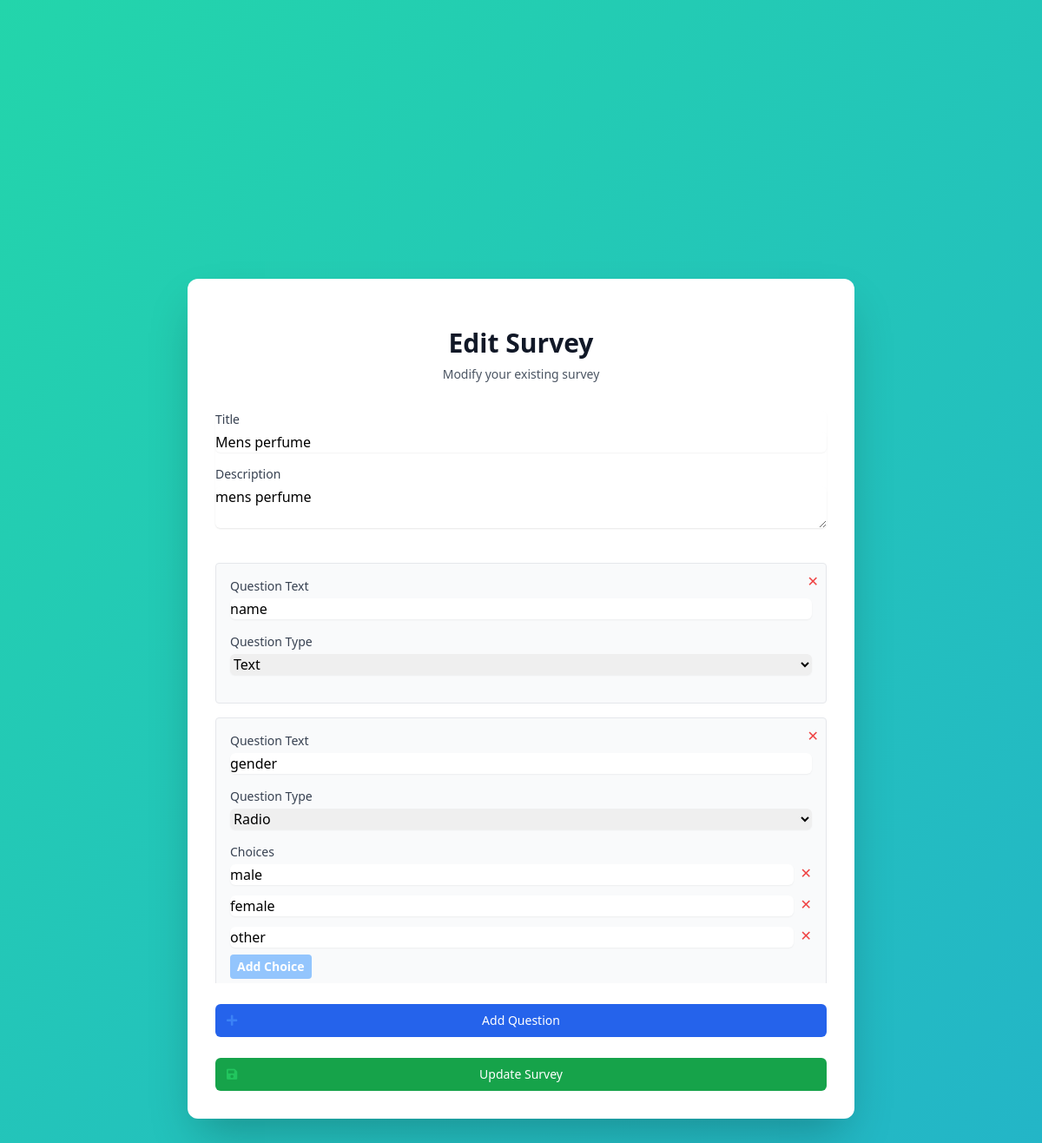
The page /survey/survey/6/edit/ (signed in) on the database its author committed.
### surveys/models.py (models this page shows, shortened)
class Survey(models.Model):
    title = models.CharField(max_length=200)
    description = models.TextField(blank=True, null=True)
    user = models.ForeignKey(
        settings.AUTH_USER_MODEL,
        on_delete=models.CASCADE,
        related_name='surveys',
        null=True  # Allow existing surveys to remain
    )
    created_at = models.DateTimeField(auto_now_add=True)
    updated_at = models.DateTimeField(auto_now=True)
    unique_link = models.CharField(max_length=16, unique=True, blank=True)
    external_link = models.CharField(max_length=16, unique=True, blank=True, null=True)
    max_external_responses = models.PositiveIntegerField(null=True, blank=True)
    external_response_count = models.PositiveIntegerField(default=0)
    is_active = models.BooleanField(default=True)  # New field to track survey activation status
    expiry_datetime = models.DateTimeField(null=True, blank=True)
    is_expired = models.BooleanField(default=False)
    points = models.IntegerField(default=0)

class Question(models.Model):
    QUESTION_TYPES = [
        ('text', 'Text'),
        ('multiple_choice', 'Multiple Choice'),
        ('checkbox', 'Checkbox'),
        ('radio', 'Radio'),
    ]
    survey = models.ForeignKey(Survey, related_name='questions', on_delete=models.CASCADE)
    page = models.ForeignKey(SurveyPage, related_name='questions', on_delete=models.CASCADE, null=True)
    text = models.TextField()
    question_type = models.CharField(max_length=20, choices=QUESTION_TYPES)

class Choice(models.Model):
    question = models.ForeignKey(Question, related_name='choices', on_delete=models.CASCADE)
    text = models.CharField(max_length=200)
    is_eligibility_flag = models.BooleanField(default=False)  # New field to mark eligibility

### surveys/views.py (the view, shortened to what this page needs)
# urls.py: path('survey/<int:survey_id>/edit/', EditSurveyView.as_view(), name='edit_survey'),
class EditSurveyView(LoginRequiredMixin, View):
    def get(self, request, survey_id):
        survey = get_object_or_404(Survey, id=survey_id, user=request.user)
        return render(request, 'surveys/edit_survey.html', {'survey': survey})

### templates/surveys/edit_survey.html (shortened to what this page needs)
<!DOCTYPE html>
<html lang="en">
<head>
    <script src="https://cdn.tailwindcss.com"></script>
    <link rel="stylesheet" href="https://cdnjs.cloudflare.com/ajax/libs/font-awesome/5.15.4/css/all.min.css">
</head>
<body class="animated-bg min-h-screen bg-gray-100 flex items-center justify-center py-12 px-4 sm:px-6 lg:px-8">
    <div class="max-w-3xl w-full space-y-8 bg-white shadow-2xl rounded-xl p-8">
        <div class="text-center">
            <h2 class="mt-6 text-3xl font-extrabold text-gray-900">Edit Survey</h2>
            <p class="mt-2 text-sm text-gray-600">Modify your existing survey</p>
        </div>
        <form id="surveyForm" method="post" action="{% url 'surveys:edit_survey' survey.id %}" class="space-y-6">
            <div class="rounded-md shadow-sm -space-y-px">
                <div class="mb-4">
                    <label class="block text-sm font-medium text-gray-700">Title</label>
                    <input type="text" name="title" value="{{ survey.title }}" required
                        class="mt-1 block w-full rounded-md border-gray-300 shadow-sm">
                </div>
                <div class="mb-4">
                    <label class="block text-sm font-medium text-gray-700">Description</label>
                    <textarea name="description"
                        class="mt-1 block w-full rounded-md border-gray-300 shadow-sm">{{ survey.description }}</textarea>
                </div>
            </div>
            <div id="questionsContainer" class="space-y-4 max-h-[500px] overflow-y-auto">
                {% for question in survey.questions.all %}
                <div class="border p-4 rounded mt-4 bg-gray-50 relative question-block">
                    <button type="button" onclick="removeQuestion(this)"
                        class="absolute top-2 right-2 text-red-500 hover:text-red-700">
                        ✕
                    </button>
                    <div class="mb-4">
                        <label class="block text-sm font-medium text-gray-700">Question Text</label>
                        <input type="text" name="question_text" value="{{ question.text }}" required
                            class="mt-1 block w-full rounded-md border-gray-300 shadow-sm">
                    </div>
                    <div class="mb-4">
                        <label class="block text-sm font-medium text-gray-700">Question Type</label>
                        <select name="question_type" onchange="toggleChoices(this)"
                            class="mt-1 block w-full rounded-md border-gray-300 shadow-sm">
                            <option value="text" {% if question.question_type == 'text' %}selected{% endif %}>Text</option>
                            <option value="radio" {% if question.question_type == 'radio' %}selected{% endif %}>Radio</option>
                        </select>
                    </div>
                    <div id="choices_container" class="choices-container {% if question.question_type in 'text' %}hidden{% endif %}">
                        <label class="block text-sm font-medium text-gray-700">Choices</label>
                        <div class="choicesList space-y-2 mb-2">
                            {% for choice in question.choices.all %}
                            <div class="flex items-center choice-item">
                                <input type="text"
                                    name="choices_{{ forloop.parentloop.counter0 }}[]"
                                    value="{{ choice.text }}"
                                    class="mt-1 block w-full rounded-md border-gray-300 shadow-sm mr-2"
                                    placeholder="Enter choice">
                                <button type="button" onclick="removeChoice(this)"
                                    class="text-red-500 hover:text-red-700">
                                    ✕
                                </button>
                            </div>
                            {% endfor %}
                        </div>
                        <button type="button" onclick="addChoice(this)"
                            class="bg-blue-300 hover:bg-blue-400 text-white font-bold py-1 px-2 rounded text-sm add-choice-btn">
                            Add Choice
                        </button>
                    </div>
                </div>
                {% endfor %}
            </div>
            <button type="button" onclick="addQuestion()"
                class="group relative w-full flex justify-center py-2 px-4 border border-transparent text-sm font-medium rounded-md text-white bg-blue-600 hover:bg-blue-700 focus:outline-none focus:ring-2 focus:ring-offset-2 focus:ring-blue-500 transition transform hover:scale-105 mt-4">
                <span class="absolute left-0 inset-y-0 flex items-center pl-3">
                    <i class="fas fa-plus text-blue-500 group-hover:text-blue-400"></i>
                </span>
                Add Question
            </button>
            <button type="submit"
                class="group relative w-full flex justify-center py-2 px-4 border border-transparent text-sm font-medium rounded-md text-white bg-green-600 hover:bg-green-700 focus:outline-none focus:ring-2 focus:ring-offset-2 focus:ring-green-500 transition transform hover:scale-105 mt-4">
                <span class="absolute left-0 inset-y-0 flex items-center pl-3">
                    <i class="fas fa-save text-green-500 group-hover:text-green-400"></i>
                </span>
                Update Survey
            </button>
        </form>
    </div>
</body>
</html>

### templates/surveys/edit_survey.html (style rules this page uses)
.animated-bg { background: linear-gradient(-45deg, #ee7752, #e73c7e, #23a6d5, #23d5ab); background-size: 400% 400%; animation: gradient 15s ease infinite; }

### rows shown on the page
Survey: title "Mens perfume", description "mens perfume"
Question: question_text "name", question_type "Text"
Question: question_text "gender", question_type "Radio"
Choice: text "male"
Choice: text "female"
Choice: text "other"
